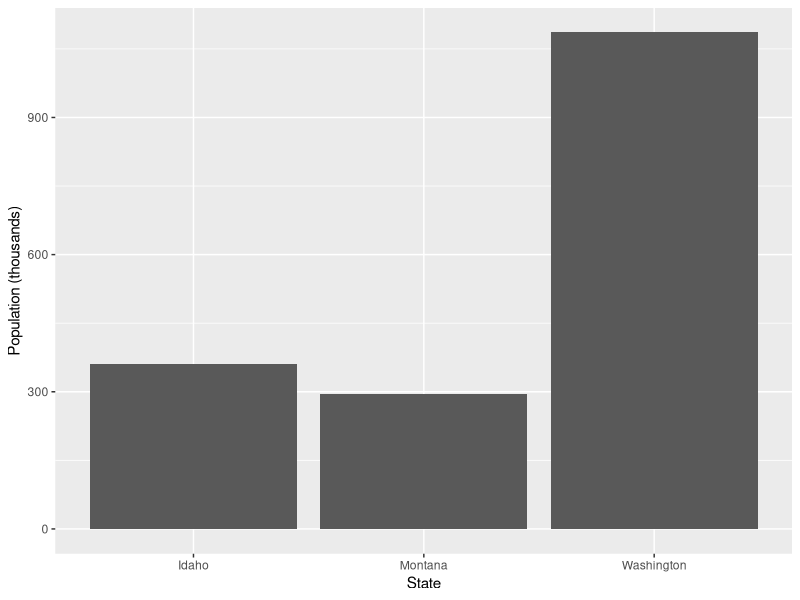
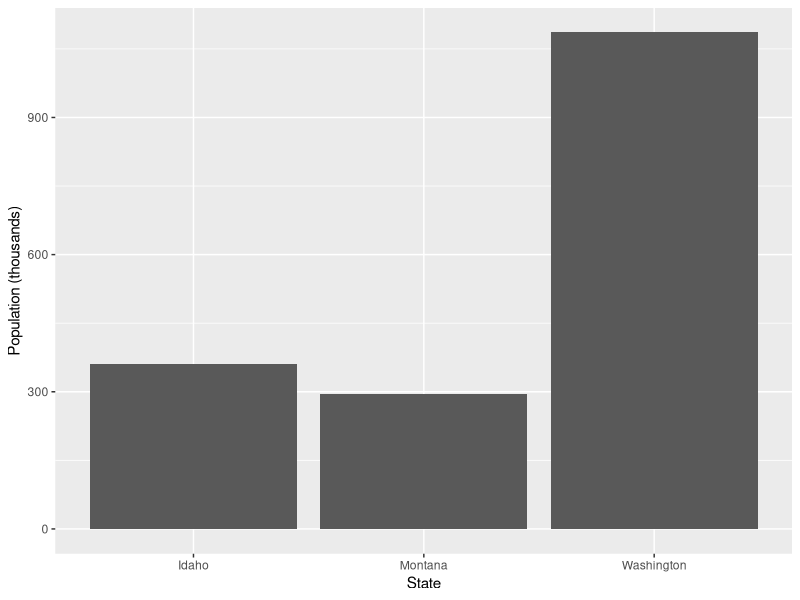
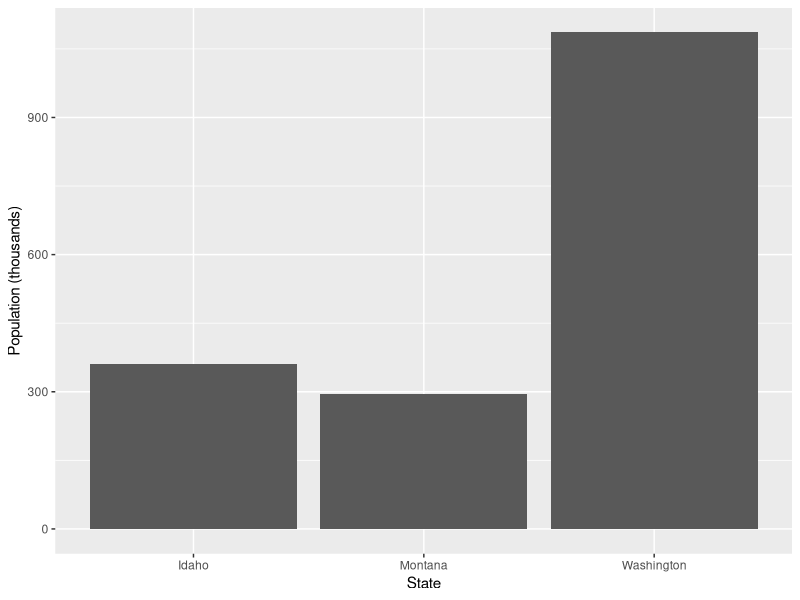
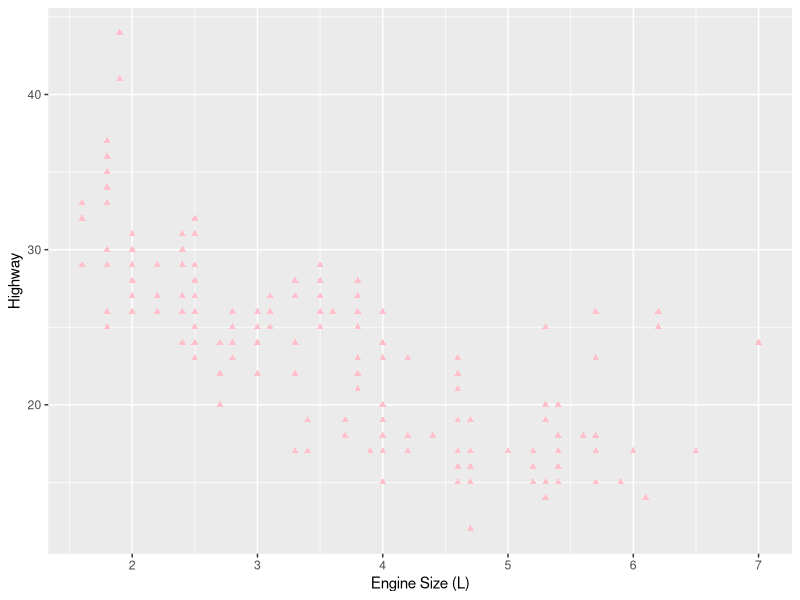
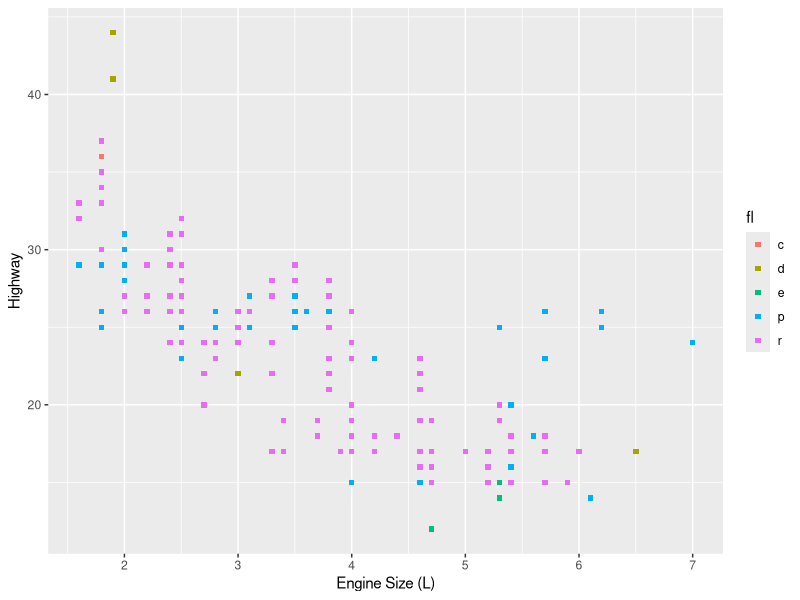
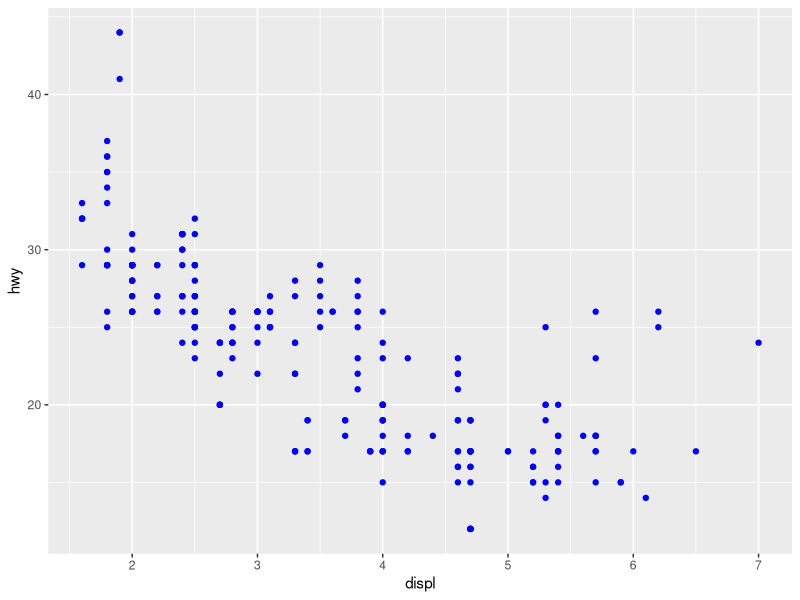

Generate these figures, in order, with R:
## ---- chunk 1
#install.packages("tinytex")
#tinytex::install_tinytex(force = TRUE)


## ---- chunk 2

#| echo: false

# this code creates the dataset you worked with in Exam 1, Part 2
cities = data.frame(
  state = c(rep("Montana", 4), 
            rep("Idaho", 3), 
            rep("Washington", 3)),
  city = c("Missoula", "Billings", "Bozeman", "Helena",
           "Boise", "Idaho Falls", "Twin Falls",
           "Seattle", "Spokane", "Olympia"),
  pop = c(80, 120, 60, 35, # population in thousands of people
          235, 70, 55,
          800, 230, 56),
  elev = c(3209, 3212, 4795, 4058, # elevation in ft
           2850, 4705, 3740,
           180, 1843, 95)
)
## ---- chunk 3
library(tidyverse)
library(ggplot2)


cities1 <- cities |>
  mutate(elev_m = 0.3048*elev) |>
  group_by(state) |>
  summarize(sum(pop), mean(elev_m))



cities |>
  ggplot(aes(x=state, y=pop)) +
  geom_bar(stat="identity") +
  labs(x="State", y="Population (thousands)")
## ---- chunk 4
library(tidyverse)
library(ggplot2)


cities1 <- cities |>
  mutate(elev_m = 0.3048*elev) |>
  group_by(state) |>
  summarize(sum(pop), mean(elev_m))



cities |>
  ggplot(aes(x=state, y=pop)) +
  geom_bar(stat="identity") +
  labs(x="State", y="Population (thousands)")

## ---- chunk 5
library(tidyverse)
library(ggplot2)


cities1 <- cities |>
  mutate(elev_m = 0.3048*elev) |>
  group_by(state) |>
  summarize(sum(pop), mean(elev_m))



cities |>
  ggplot(aes(x=state, y=pop)) +
  geom_bar(stat="identity") +
  labs(x="State", y="Population (thousands)")

## ---- chunk 6
library(ggplot2)
mpg |>
  ggplot(aes(x=displ, y=hwy)) +
  geom_point(color= "pink", shape= "triangle") +
  labs(x="Engine Size (L)", y="Highway")
## ---- chunk 7
library(ggplot2)
mpg |>
  ggplot(aes(x=displ, y=hwy, color=fl)) +
  geom_point(shape= "square") +
  labs(x="Engine Size (L)", y="Highway")
## ---- chunk 8
mpg |>
ggplot(aes(x = displ, y = hwy )) + 
  geom_point(color = "blue")
